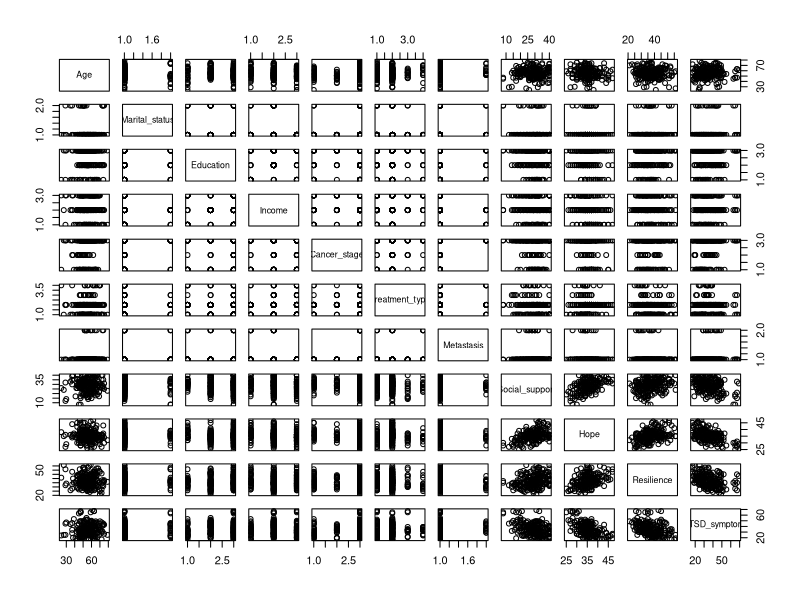
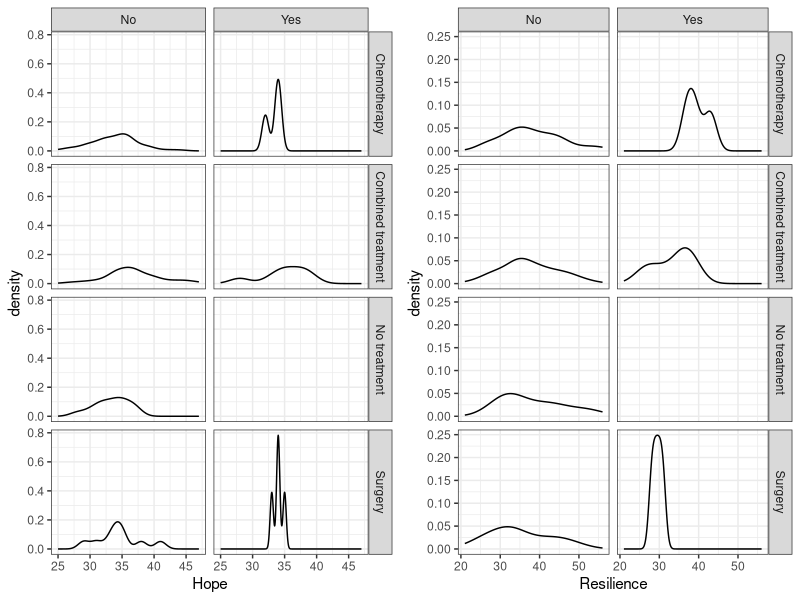
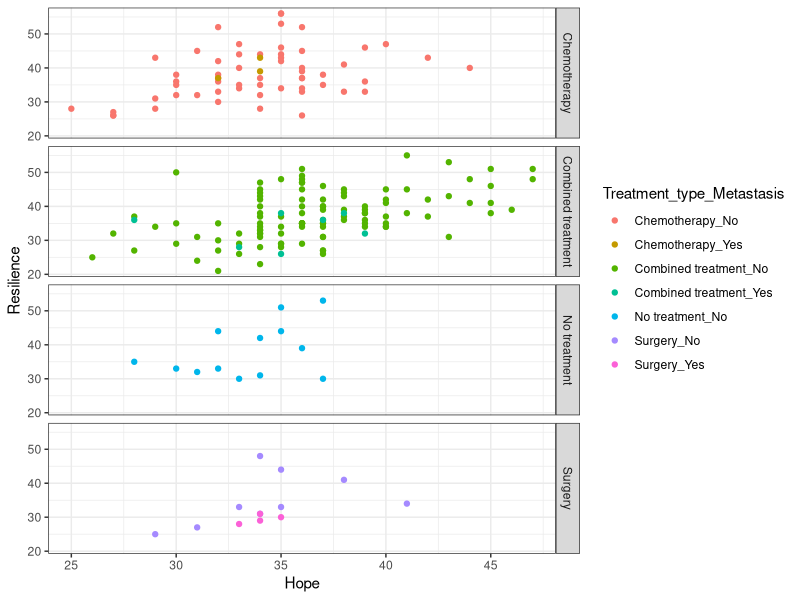
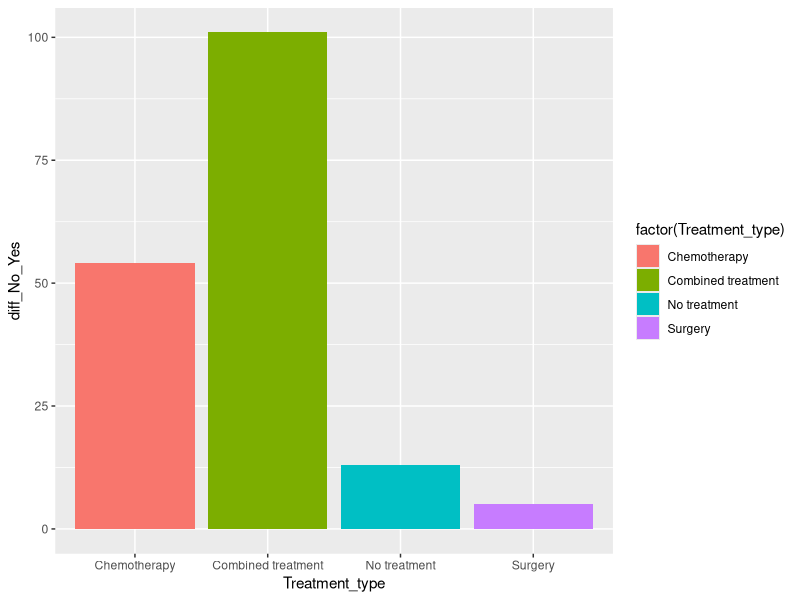
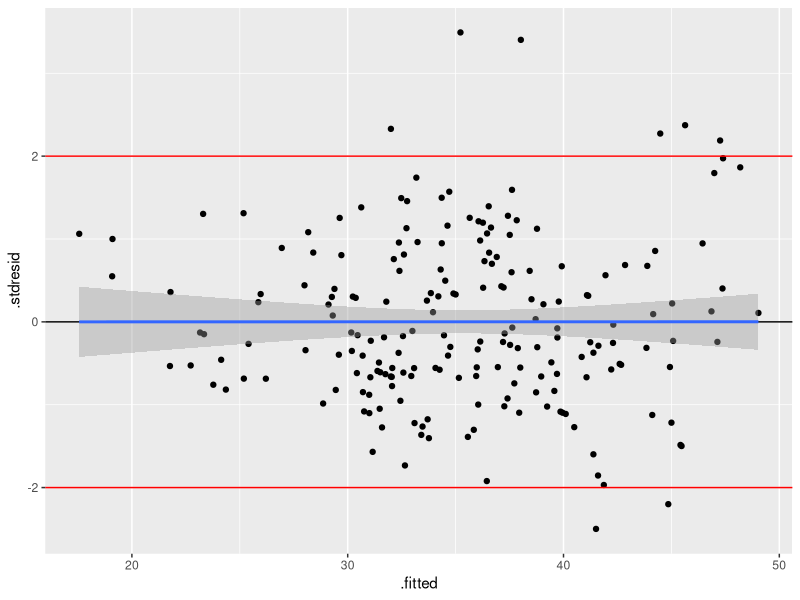
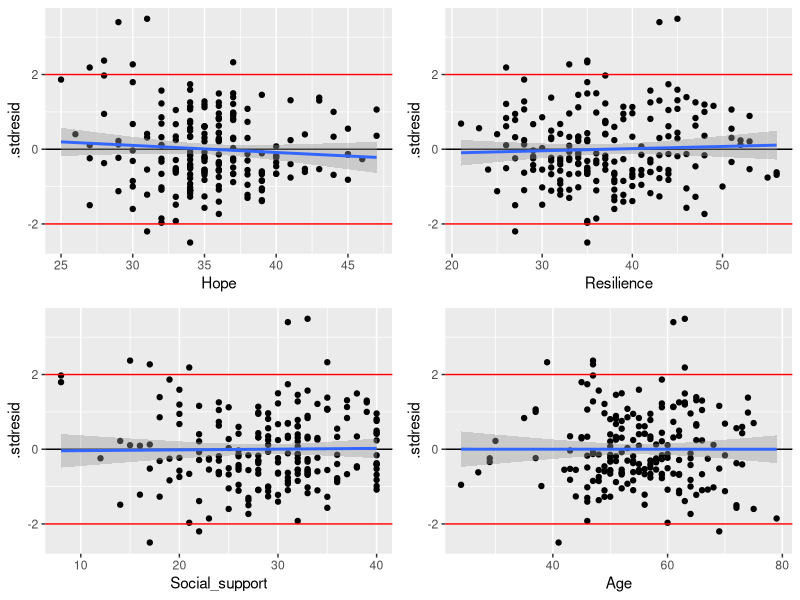
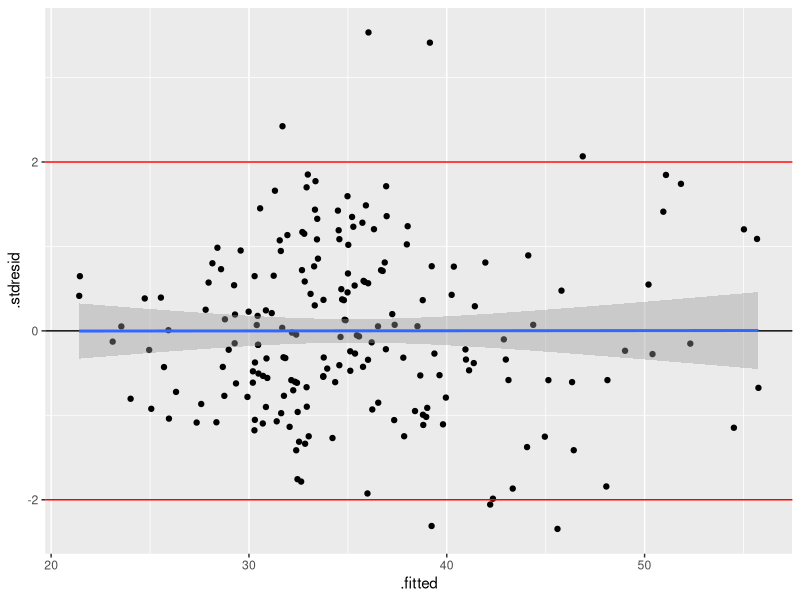
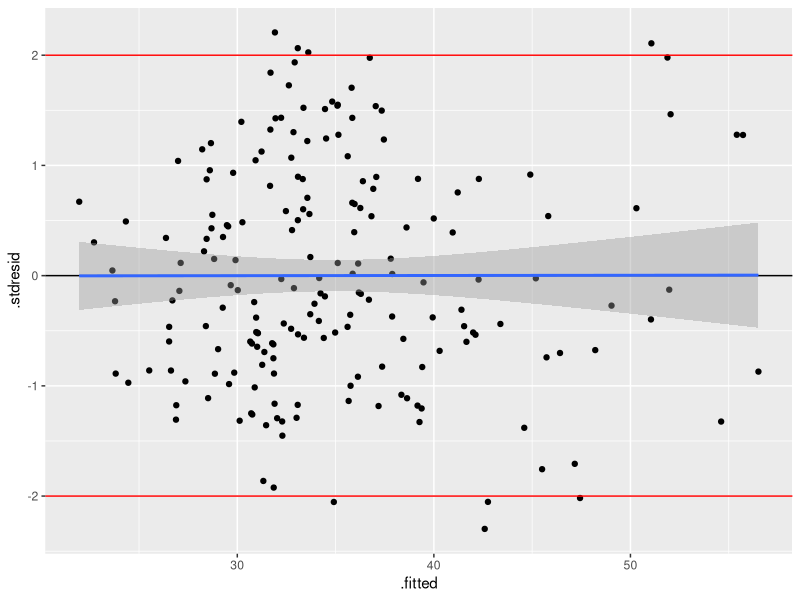

These figures' R source, in order: (Note: this script raises an error after producing the figures.)
library(readxl)
library(psych)
library(car)
library(ggplot2)
library(dplyr)
library(gridExtra)
library(cowplot)
library(Hmisc)
library(multcomp)

data <- read_excel('Data/PTSR.xlsx')
colnames(data) = gsub(" ", "_", colnames(data))

data <- na.omit(data)

#EDA_______________________________________________________________________ 
#Нулевая гипотеза: все методы лечения равноэффективны
str(data)
plot(data)

data$Treatment_type <- as.factor(data$Treatment_type) 

#Разбиение данных##########################
data_nums <- data[grep("Social_support", colnames(data)) : 
                    grep("PTSD_symptoms", colnames(data))] %>% mutate(data[grep("Age", colnames(data))])

data_char <- data[grep("Marital_status", colnames(data)) : 
                    grep("Metastasis", colnames(data))] %>% mutate(data[grep("Marital_status_Education", colnames(data))])

#Нормализация*************************
normilize_0 <- function(x) {
  return(x - min(x)) / (max(x) - min(x))
}

normilize_1 <- function(x) {
  return(scale(x, center = TRUE))
}

normilize_2 <- function(x) {
  return((x - mean(x)) / sd(x))
}

#data_nums <- data_nums %>% summarise(across(everything(), normilize_0))
#data_nums <- data_nums %>% summarise(across(everything(), normilize_1))
#data_nums <- data_nums %>% summarise(across(everything(), normilize_2))
#Нормализация*************************

#data[,1] <- data_nums[,5]
#data[,8:11] <- data_nums[,1:4]
#Разбиение данных##########################

p_Hope <- ggplot(data, aes(Hope)) +
  geom_density() +
  facet_grid(Treatment_type~Metastasis) +
  #scale_y_continuous(limits = c(0, 1)) + 
  theme_bw()

p_Resilience <- ggplot(data, aes(Resilience)) +
  geom_density() +
  facet_grid(Treatment_type~Metastasis) +
  #scale_y_continuous(limits = c(0, 1)) + 
  theme_bw()

plot_grid(p_Hope, p_Resilience) #Видно нормальное распределение для обоих параметров

#Обьединяем признаки
data$Treatment_type_Metastasis <- factor(paste(data$Treatment_type, data$Metastasis, sep = "_"))

p_Treatment_type_Metastasis <- ggplot(data, aes(Hope, Resilience, color = Treatment_type_Metastasis)) +
  geom_point() +
  facet_grid(Treatment_type~.) + 
  theme_bw()
p_Treatment_type_Metastasis 

#Создадим новый dataframe, где опредилим такой показатель как 
#разность между количесвом имеющихся метастаз и их отсуствия в методе
data_group_treatment <- data %>% group_by(Treatment_type) %>% summarise(
  count_No_metastasis = sum(Metastasis == "No"),  count_Yes_metastasis = sum(Metastasis == "Yes"), 
  diff_No_Yes = sum(Metastasis == "No") - sum(Metastasis == "Yes")) 

#Для отображения эффективности методов лечения построим график
p_Treatment_diff_No_Yes_metastasis <- 
  ggplot(data = data_group_treatment, 
         aes(y = diff_No_Yes, x = Treatment_type, fill =  factor(Treatment_type))) + 
  geom_bar(stat = "identity")

p_Treatment_diff_No_Yes_metastasis
#Гипотеза 1: комбинированная терапия эффективнее, чем химиотераипия.
#Гипотеза 2: хирургическое лечение самое мало эффективное лечение. 

#EDA_______________________________________________________________________ 

#Линейная модель___________________________________________________________
#Проверям предикторы на корреляцию#################################################
corelation_data <- data.frame(type = character(),  value = integer())

corelation_data <- rbind(corelation_data, 
                         c("PTSD_symptoms_Social_support", cor(data_nums$PTSD_symptoms, data$Social_support)))

corelation_data <- rbind(corelation_data, 
                         c("PTSD_symptoms_Hope", cor(data_nums$PTSD_symptoms, data$Hope)))

corelation_data <- rbind(corelation_data, 
                         c("PTSD_symptoms_Resilience", cor(data_nums$PTSD_symptoms, data$Resilience)))

corelation_data <- rbind(corelation_data, 
                         c("PTSD_symptoms_Age", cor(data_nums$PTSD_symptoms, data$Age)))

corelation_data <- rbind(corelation_data, 
                         c("Social_support_Hope", cor(data_nums$Social_support, data$Hope)))

corelation_data <- rbind(corelation_data, 
                         c("Social_support_Resilience", cor(data_nums$Social_support, data$Resilience)))

corelation_data <- rbind(corelation_data, 
                         c("Social_support_Age", cor(data_nums$Social_support, data$Age)))

corelation_data <- rbind(corelation_data, 
                         c("Hope_Age", cor(data_nums$Hope, data$Age)))

corelation_data <- rbind(corelation_data, 
                         c("Hope_Resilience", cor(data_nums$Hope, data$Resilience)))

corelation_data <- rbind(corelation_data, 
                         c("Resilience_Age", cor(data_nums$Resilience, data$Age)))

colnames(corelation_data) <- c("type", "value")
#Проверям предикторы на корреляцию################################################# 
#Исходя из коэффицентов самая большая связь (не считая связь с PTSD_symptoms)
#Наблюдаеться у Social_support и Hope (0.46), на втором месте Hope и Resilience
#(0.39), на третьем Social_support и Resilience(0.25)

#Исходя из этого построим линейную модель отобразив более или менее сильные взаимосвязи
model <- lm(PTSD_symptoms ~ Social_support:Hope + Resilience:Hope + Age, data = data_nums)
summary(model) 
vif(model) #Неких значений болше 2 невыявлено

model_diag_original <- data.frame(fortify(model), data_nums) 

#До улучшения*************************
gg_resid_original <- ggplot(data = model_diag_original, aes(x = .fitted, y = .stdresid)) + 
  geom_point() + 
  geom_hline(yintercept = 0) +
  geom_smooth(method = "lm") +
  geom_hline(yintercept = 2, color = "red") +
  geom_hline(yintercept = -2, color = "red")  

gg_resid_original
#Наблюдаеться не совсем хороший график, остатки больше организуються в клюв, чем в песочные часы

drop1(model, test = "F")

res_1_original <- gg_resid_original + aes(x = Hope)
res_2_original <- gg_resid_original + aes(x = Resilience)
res_3_original <- gg_resid_original + aes(x = Social_support)
res_4_original <- gg_resid_original + aes(x = Age)

grid.arrange(res_1_original, res_2_original, res_3_original, res_4_original, nrow = 2)
#Из графиков как ни странно видна корреляция между Hope и Social_support.
#Но между Social_support и Resilience кажеться, что имеется хорошая корреляция,
#хоть и коффицент дает неувереность в этом. Так же подобное можно и придположить 
#между Hope и Resilience. Но из значений коэффицентов корреляции предположим, 
#что эта взаимосвязь менее вероятна. 
#До улучшения*************************

#Поэкспериментируем с моделью и сначала учием что все выше описанные взаимосвязи возможны
model_1 <- lm(PTSD_symptoms ~ Social_support*Hope*Resilience + Age, data = data_nums)
summary(model_1) 
#p-value значительно уменьшилось (в отрицательной степени). Но: 
model_2 <- lm(PTSD_symptoms ~ Social_support*Hope + Resilience + Age, data = data_nums)
summary(model_2) 
#Видим тоже значение p-value. Предпологаем, тогда что взаимосвязь 
#между Resilience с Social_support и Hope ложна. Но, проверим еще кое что:
model_3 <- lm(PTSD_symptoms ~ Social_support*Hope + Resilience:Age, data = data_nums)
summary(model_3) #Не видим измений p-value. Residual standard error и Multiple R-squared 
#тоже не сильно меняються. model_3 фактически безполезна

#Для model_3***************************
model_diag_model_2 <- data.frame(fortify(model_2), data_nums) 
gg_resid_model_2 <- ggplot(data = model_diag_model_2, aes(x = .fitted, y = .stdresid)) + 
  geom_point() + 
  geom_hline(yintercept = 0) +
  geom_smooth(method = "lm") +
  geom_hline(yintercept = 2, color = "red") +
  geom_hline(yintercept = -2, color = "red")  

gg_resid_model_2
#Попробуем избавиться от записей на которых замечены выбросы:
#---------------------------------
data_nums_without_emissions <- data_nums %>% mutate(.stdresid = model_diag_model_2$.stdresid) %>% 
  filter(.stdresid < 1.999 & .stdresid > -1.999)

#Перестроим модель по той же схеме:
model_2_we <- lm(PTSD_symptoms ~ Social_support*Hope + Resilience + Age, data = data_nums_without_emissions)

#Постром график остатков снова
model_diag_model_2_without_emissions <- data.frame(fortify(model_2_we), data_nums_without_emissions)

model_diag_model_2_without_emissions <- data.frame(fortify(model_2_we), data_nums_without_emissions) 
gg_resid_model_2_without_emissions <- ggplot(data = model_diag_model_2_without_emissions, aes(x = .fitted, y = .stdresid)) + 
  geom_point() + 
  geom_hline(yintercept = 0) +
  geom_smooth(method = "lm") +
  geom_hline(yintercept = 2, color = "red") +
  geom_hline(yintercept = -2, color = "red") 

gg_resid_model_2_without_emissions
#Из графика видно, что выбросы хоть и не изменились в количестве, но уменьшили свои растояния от нормы 
#---------------------------------

res_1_model_2 <- gg_resid_model_2_without_emissions + aes(x = Hope)
res_2_model_2 <- gg_resid_model_2_without_emissions + aes(x = Resilience)
res_3_model_2 <- gg_resid_model_2_without_emissions + aes(x = Social_support)
res_4_model_2 <- gg_resid_model_2_without_emissions + aes(x = Age)

grid.arrange(res_1_model_2, res_2_model_2, res_3_model_2, res_4_model_2, nrow = 2)
#Ничего не поменялось
#Для model_3***************************

#Улучшим модель************************
drop1(model_2_we, test = "F")

#Удаляем Age
model_3 <- update(model_2_we, .~. - Age)
drop1(model_3, test = "F")
summary(model_3)

#Удаляем Resilience
model_4 <- update(model_3, .~. - Resilience)
drop1(model_4, test = "F")
summary(model_4)

model_diag_model_4 <- data.frame(fortify(model_4), data_nums_without_emissions) 
gg_resid_model_4 <- ggplot(data = model_diag_model_4, aes(x = .fitted, y = .stdresid)) + 
  geom_point() + 
  geom_hline(yintercept = 0) +
  geom_smooth(method = "lm") +
  geom_hline(yintercept = 2, color = "red") +
  geom_hline(yintercept = -2, color = "red")

gg_resid_model_4
#Судя по p-value не то, чтобы это сильно помогло, да и график остатков стал больше стремиться в клюв
#Улучшим модель************************
res_1_model_4 <- gg_resid_model_4 + aes(x = Hope)
res_2_model_4 <- gg_resid_model_4 + aes(x = Social_support)
grid.arrange(res_1_model_4, res_2_model_4, nrow = 2)

qqPlot(model_diag_model_4$.stdresid)

#Предсказание**************************
predictions_data <- data.frame(
  Hope = seq(min(data$Hope), max(data$Hope), length.out = 100),
  Social_support = mean(data$Social_support))

predictions <- predict(model_4, newdata = predictions_data,  interval = 'confidence')
predictions_data <- data.frame(predictions_data, predictions)

Pl_predict <- ggplot(predictions_data, aes(x = Hope, y = fit)) +
  geom_ribbon(alpha = 0.2, aes(ymin = lwr, ymax = upr)) +
  geom_line()
Pl_predict 

#Тест
predictions_data_test <- data.frame(
  Hope = data$Hope,
  Social_support = data$Social_support,
  PTSD_symptoms = data$PTSD_symptoms)

predictions_test <- predict(model_4, newdata = predictions_data_test,  interval = 'confidence')
predictions_data_test <- data.frame(predictions_data_test, predictions_test)
#Предсказания имеют сильные погрешности. Особенно при резко малых истиных 
#значениях PTSD_symptoms. 

#Предсказание**************************
#Линейная модель___________________________________________________________

#Дисперсионный анализ______________________________________________________
data$Cancer_stage <- factor(data$Cancer_stage)
model_disp <- lm(data = data, PTSD_symptoms ~ Cancer_stage)

ggplot(data, aes(Cancer_stage, PTSD_symptoms, color = Cancer_stage)) + 
  stat_summary(fun.data = "mean_cl_normal") #Видна незначительность различий

model_disp_anova <- Anova(model_disp)
model_disp_anova
summary(model_disp)

model_disp_diag <- fortify(model_disp)

p_kuke <- ggplot(model_disp_diag, aes(x = 1:nrow(model_disp_diag), y = .cooksd)) + 
  geom_bar(stat = "identity") + 
  ggtitle("График расстояний Кука")
p_kuke

p_remains <- ggplot(model_disp_diag, aes(x = Cancer_stage, y = .stdresid)) + 
  geom_boxplot() +
  geom_hline(yintercept = 0) +
  ggtitle("График остатков")
p_remains #Не особо сильное смещение медиальных значений

qqPlot(model_disp, id = FALSE)#На концах графика видны сильные выбросы

#Пост-хок тест
post_hoch <- glht(model_disp, linfct = mcp(Cancer_stage = "Tukey"))
result_post_hoch <- summary(post_hoch)
result_post_hoch #Посттравматическое стрессовое расстройство имет большее 
#распространение на стадиях Ⅲ and Ⅳ - Ⅰ  имеют 

predictions_data_disp <- data.frame(Cancer_stage = factor(levels(data$Cancer_stage), levels = levels(data$Cancer_stage)))
predictions_data_disp <- data.frame(predictions_data_disp,
                     predict(model_disp, newdata = predictions_data_disp, interval = "confidence")
)

gg_bars <- ggplot(data = predictions_data_disp, aes(x = Cancer_stage, y = fit)) +
  geom_bar(stat = "identity", aes(fill = Cancer_stage), width = 0.5) +
  geom_errorbar(aes(ymin = lwr, ymax = upr), width = 0.1)
gg_bars #Видны незначительные различия между группами
#Дисперсионный анализ______________________________________________________
